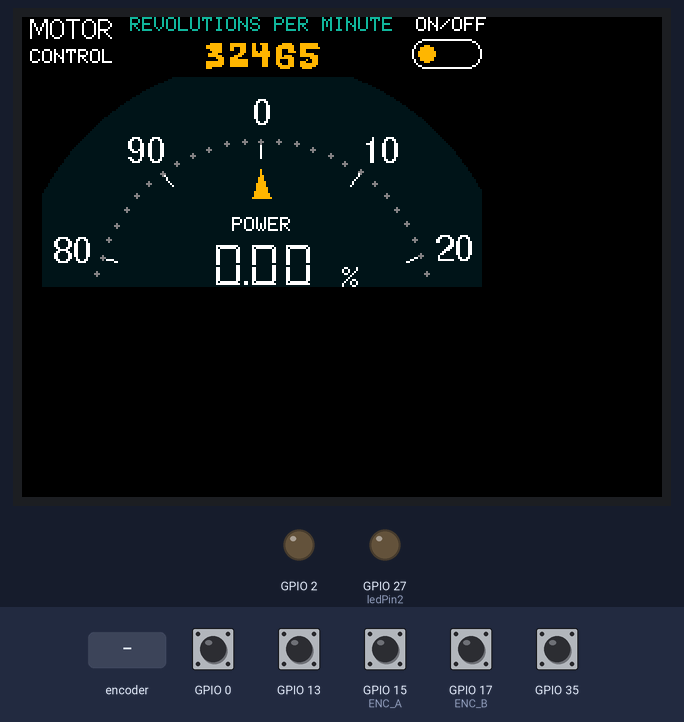
Bench run of a sketch on a simulated ESP32. Shown: 320×240 colour display, output pins drawn as LEDs (lit = HIGH). The test bench sets the inputs (shaded band); at power-on: GPIO 0, GPIO 13, GPIO 15 (ENC_A), GPIO 17 (ENC_B), GPIO 35 HIGH. Pins used as bus, display or sensor lines are not drawn.

Above: at 1.4 s.
1.5 s: rotary encoder on GPIO 15 (ENC_A) / GPIO 17 (ENC_B) turned 3 steps (first pin leading)
At 3.2 s:
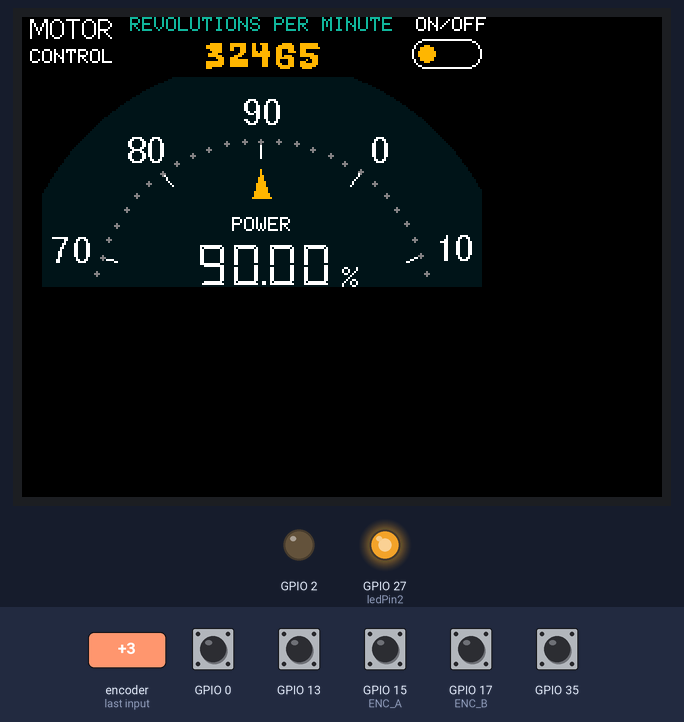
3.6 s: GPIO 0 pulled LOW for 3.2 s
At 7.5 s:
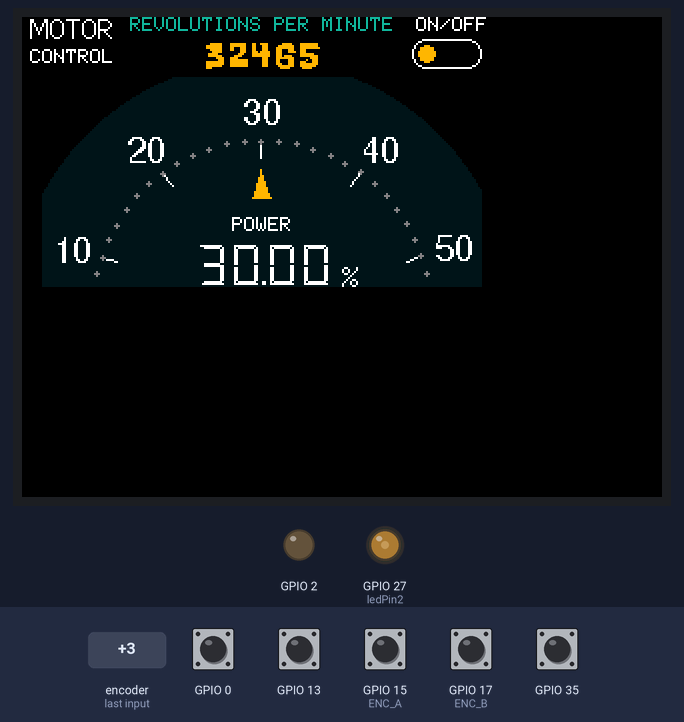
8.3 s: GPIO 0 pulled LOW for 1 s
At 10.3 s:
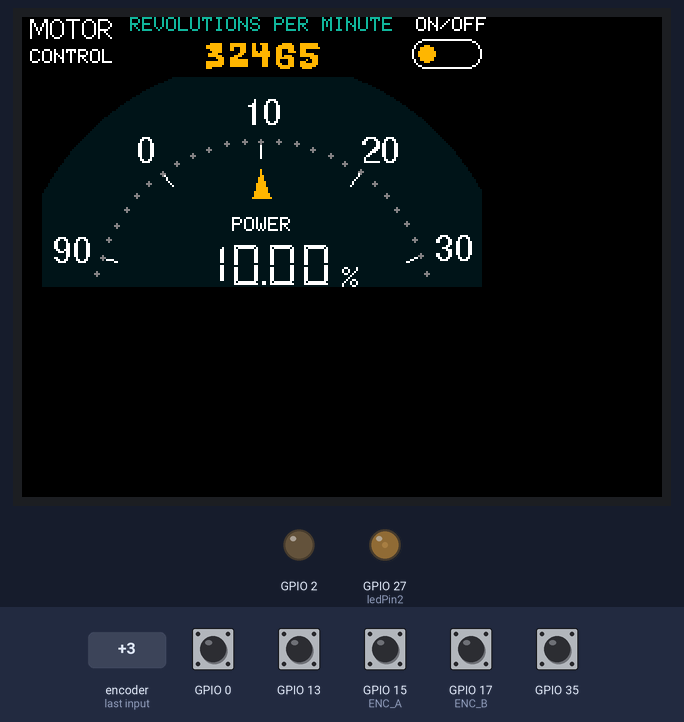
10.9 s: GPIO 13 pulled LOW for 0.15 s
At 11.3 s:
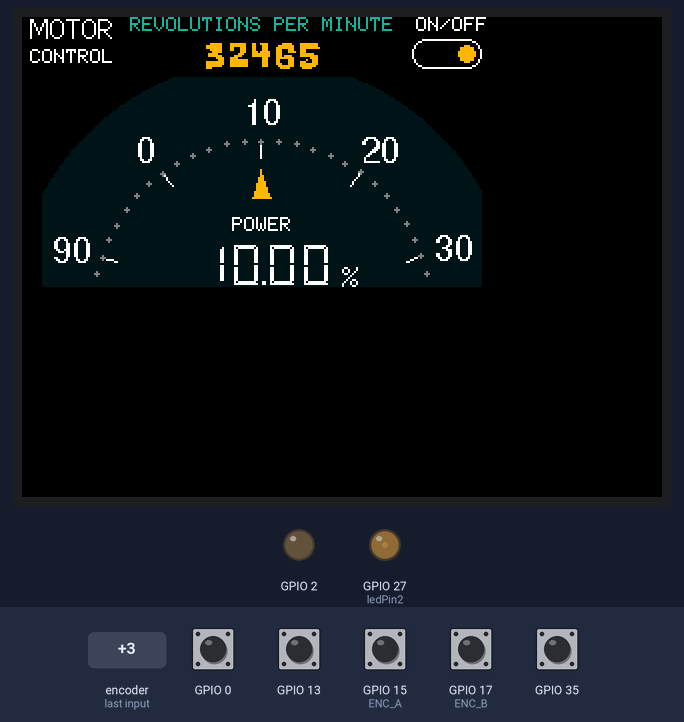
12.5 s: GPIO 35 pulled LOW for 0.15 s
At 13.0 s:
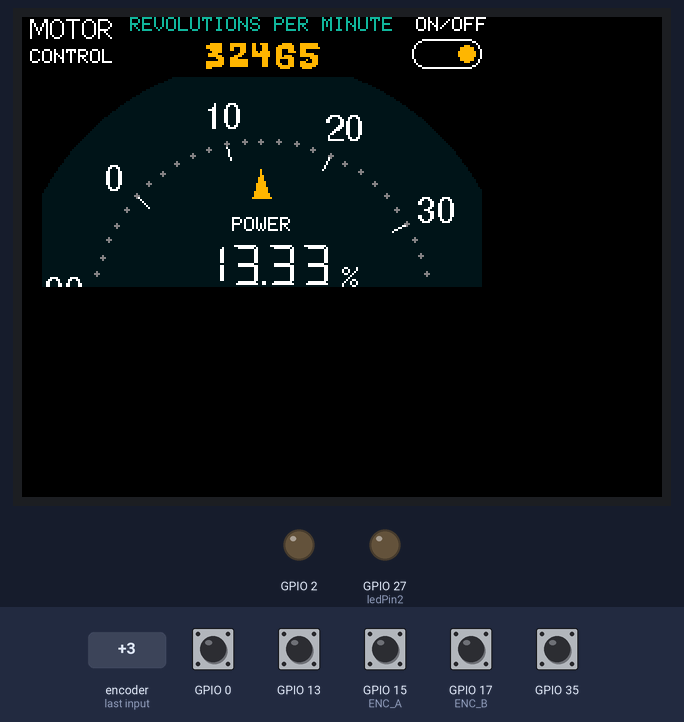
14.1 s: GPIO 13 pulled LOW for 1 s
At 14.9 s:
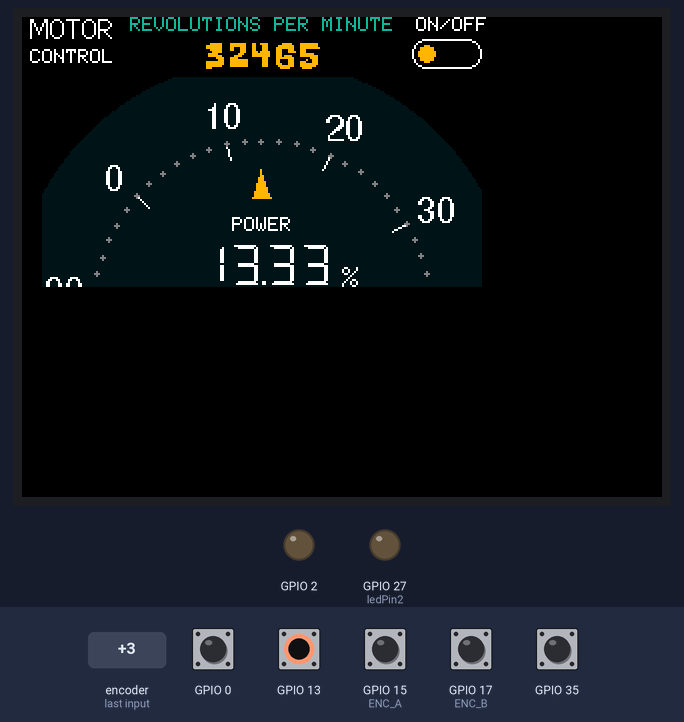
Timing chart, 0 to 17.1 s (numbered marks = the images above; inputs shaded):
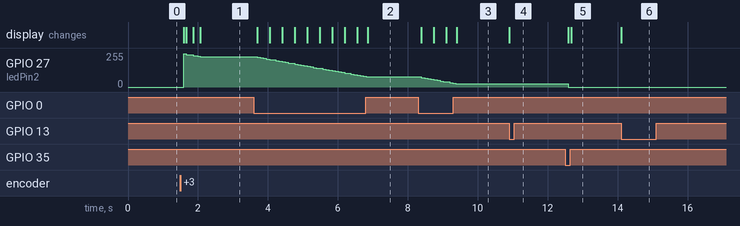

The sketch:

EspGauge.ino
```cpp
#include <TFT_eSPI.h>
#include "fonts.h"
TFT_eSPI tft = TFT_eSPI();
TFT_eSprite img = TFT_eSprite(&tft);

#define ENC_A 15
#define ENC_B 17

#define color1 TFT_WHITE
#define color2  0x8410
#define color3 TFT_ORANGE
#define color4 0x15B3
#define color5 0x00A3

volatile int counter = 0;
float VALUE;
float lastValue=0;

double rad=0.01745;
float x[360];
float y[360];

float px[360];
float py[360];

float lx[360];
float ly[360];


int r=100;
int sx=110;
int sy=116;

String cc[10]={"0","10","20","30","40","50","60","70","80","90"};
int start[10];
int startP[60];

const int pwmFreq = 5000;
const int pwmResolution = 8;
const int pwmLedChannelTFT = 0;

const int ledPin2 = 27;
const int freq2 = 5000;
const int ledChannel2 = 2;
const int resolution2 = 8;
int dutyCycle2 = 128;

bool onOff=0;
bool debounce=0;

void setup() {

     pinMode(ENC_A, INPUT_PULLUP);
     pinMode(ENC_B, INPUT_PULLUP);
     attachInterrupt(digitalPinToInterrupt(ENC_A), read_encoder, CHANGE);
     attachInterrupt(digitalPinToInterrupt(ENC_B), read_encoder, CHANGE);

    pinMode(2,OUTPUT);
    pinMode(0,INPUT_PULLUP);
    pinMode(35,INPUT_PULLUP);
    pinMode(13,INPUT_PULLUP);

    digitalWrite(2,0);

    ledcSetup(pwmLedChannelTFT, pwmFreq, pwmResolution);
    ledcAttachPin(TFT_BL, pwmLedChannelTFT);
    ledcWrite(pwmLedChannelTFT, 90);

    ledcSetup(ledChannel2,freq2,resolution2);
    ledcAttachPin(ledPin2,ledChannel2);

    tft.init();
    tft.setRotation(1);
    tft.setSwapBytes(true);
    tft.fillScreen(TFT_BLACK);
    tft.setTextDatum(4);
    tft.drawString("ON/OFF",215,4);
     tft.drawString("CONTROL",25,20);
    tft.drawString("MOTOR",25,6,2);


    tft.setTextColor(color4,TFT_BLACK);
    tft.drawString("REVOLUTIONS PER MINUTE",120,4);


    tft.setTextColor(color3,TFT_BLACK);
    tft.setFreeFont(&Slackey_Regular_16);
    tft.drawString("32465",120,18);

    drawOnOFF();


    img.setSwapBytes(true);
    img.createSprite(220, 105);
    img.setTextDatum(4);

int b=0;
int b2=0;


    for(int i=0;i<360;i++)
    {
       x[i]=(r*cos(rad*i))+sx;
       y[i]=(r*sin(rad*i))+sy;
       px[i]=((r-16)*cos(rad*i))+sx;
       py[i]=((r-16)*sin(rad*i))+sy;

       lx[i]=((r-24)*cos(rad*i))+sx;
       ly[i]=((r-24)*sin(rad*i))+sy;

       if(i%36==0){
       start[b]=i;
       b++;
       }

       if(i%6==0){
       startP[b2]=i;
       b2++;
       }
      }

}
int angle=270;
int lastAngle=0;

void loop() {

 static int lastCounter = 0;
 read_encoder();

  if(angle != lastCounter){
  lastCounter = angle; }

 if(digitalRead(0)==0)
 {angle=angle+6;
 delay(20);
 }

 if(digitalRead(13)==0)
 {
  if(debounce==0)
  {
    debounce=1;
    onOff=!onOff;
    drawOnOFF();

  }
  }else debounce=0;

 if(digitalRead(35)==0)
 {angle=angle-6;
 delay(20);
 }


  if(angle!=lastAngle)
  {
     lastAngle=angle;

     VALUE=((angle-270)/3.60)*-1;
     if(VALUE<0)
     VALUE=VALUE+100;


 img.fillSprite(TFT_BLACK);
 img.fillCircle(sx,sy,124,color5);

 img.setTextColor(TFT_WHITE,color5);


img.setFreeFont(&FreeSans9pt7b);

 for(int i=0;i<10;i++)
 if(start[i]+angle<360){
 img.drawString(cc[i],x[start[i]+angle],y[start[i]+angle]);
 img.drawLine(px[start[i]+angle],py[start[i]+angle],lx[start[i]+angle],ly[start[i]+angle],color1);
 }
 else
 {
 img.drawString(cc[i],x[(start[i]+angle)-360],y[(start[i]+angle)-360]);
 img.drawLine(px[(start[i]+angle)-360],py[(start[i]+angle)-360],lx[(start[i]+angle)-360],ly[(start[i]+angle)-360],color1);
 }


 img.setFreeFont(&DSEG7_Modern_Bold_20);
 img.drawString(String(VALUE),sx,sy-22);
 img.setTextFont(0);
 img.drawString("POWER",sx,sy-42);
 img.drawString("%",sx+44,sy-16,2);
  for(int i=0;i<60;i++)
  if(startP[i]+angle<360)
 img.fillCircle(px[startP[i]+angle],py[startP[i]+angle],1,color2);
 else
 img.fillCircle(px[(startP[i]+angle)-360],py[(startP[i]+angle)-360],1,color2);

 img.fillTriangle(sx-1,sy-70,sx-5,sy-56,sx+4,sy-56,TFT_ORANGE);
 img.pushSprite(10, 30);

 if(VALUE==0 || onOff==1)
 {
 digitalWrite(27,0);}else{
 dutyCycle2=map((int)VALUE,0,100,0,255);
 ledcWrite(ledChannel2,dutyCycle2);}
  }
}

void read_encoder() {

  static uint8_t old_AB = 3;  // Lookup table index
  static int8_t encval = 0;   // Encoder value
  static const int8_t enc_states[]  = {0,-1,1,0,1,0,0,-1,-1,0,0,1,0,1,-1,0}; // Lookup table

  old_AB <<=2;  // Remember previous state

  if (digitalRead(ENC_A)) old_AB |= 0x02; // Add current state of pin A
  if (digitalRead(ENC_B)) old_AB |= 0x01; // Add current state of pin B

  encval += enc_states[( old_AB & 0x0f )];

  // Update counter if encoder has rotated a full indent, that is at least 4 steps
  if( encval > 1 ) {        // Four steps forward
    angle=angle+6;              // Increase counter
    encval = 0;
  }
  else if( encval < -1 ) {  // Four steps backwards
   angle=angle-6;               // Decrease counter
   encval = 0;
  }

  if(angle>=360)
  angle=0;

  if(angle<0)
  angle=354;


}

void drawOnOFF()
{
    tft.fillRect(192,11,50,16,TFT_BLACK);
    tft.drawCircle(202,18,7,TFT_WHITE);
    tft.drawCircle(222,18,7,TFT_WHITE);
    tft.drawLine(202,11,222,11,TFT_WHITE);
    tft.drawLine(202,25,222,25,TFT_WHITE);
    tft.fillRect(203,12,18,13,TFT_BLACK);
    if(onOff==1)
    tft.fillCircle(222,18,4,TFT_ORANGE);
    else
    tft.fillCircle(202,18,4,TFT_ORANGE);

}
```

Source omitted: fonts.h (data table, 29232 bytes)

Measured:
- after the input at 1.5 s, the display: first changes after 0.10 s (image 1 shows a later state)
- after the input at 3.6 s, GPIO 27 (ledPin2): moves from 228/255 to 76/255 over 3.1 s, starting after 0.09 s; the display: first changes after 0.09 s (image 2 shows a later state)
- after the input at 8.3 s, GPIO 27 (ledPin2): moves from 76/255 to 25/255 over 0.98 s, starting after 0.09 s; the display: first changes after 0.09 s (image 3 shows a later state)
- after the input at 10.9 s, the display: changes at once (image 4)
- after the input at 12.5 s, GPIO 27 (ledPin2): 25/255 → 0/255 after 0.09 s; the display: first changes after 0.09 s (image 5 shows a later state)
- after the input at 14.1 s, the display: changes at once (image 6)
